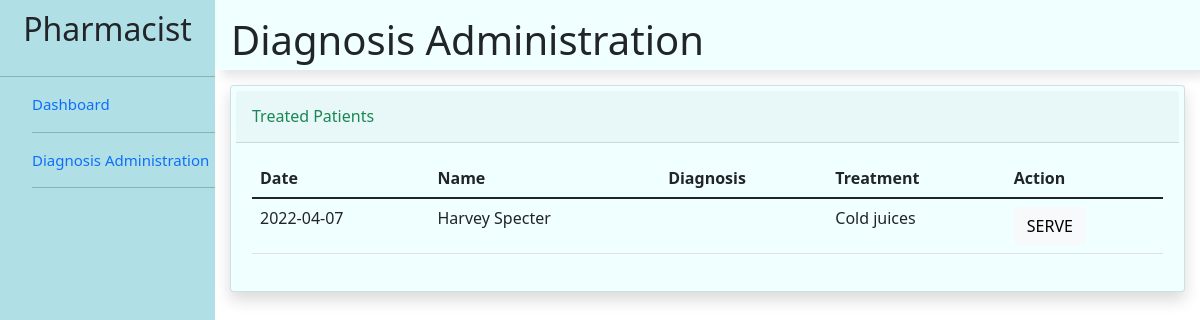
The page /pharmacist/diagnosis.php on the database its author committed.
### tables this page shows
CREATE TABLE `treatment` (
  `id` int(100) NOT NULL,
  `date` date NOT NULL,
  `fullname` varchar(100) NOT NULL,
  `diagnosis` varchar(300) NOT NULL,
  `treatment` varchar(300) NOT NULL
);

### pharmacist/diagnosis.php (the view, shortened to what this page needs)
<?php
include("connect.php");
$q = "SELECT * FROM treatment ORDER BY id DESC";
$result = $con->query($q);
?>
<html>
    <head>
        <link rel="stylesheet" href="css/bootstrap-5.1.3-dist/css/bootstrap.min.css">
        <link rel="stylesheet" href="css/doc.css">
    </head>
    <body>
    <div class="sidebar">
            <div class="sidebar-title">
                <h2>Pharmacist</h2>
            </div>
            <hr>
            <div class="sidebar-menu">
                <ul class="listItems">
                    <li>
                        <a href="dashboard.php">
                            Dashboard
                        </a>
                    </li>
                    <hr>
                    <li>
                        <a href="diagnosis.php">
                            Diagnosis Administration
                        </a>
                    </li>
                    <hr>
                </ul>
            </div>
        </div>
        <div class="main">
            <header>
                <h1>
                    Diagnosis Administration
                </h1>
            </header>
            <section class="home">
                <div class="card shadow mb-4">
                    <div class="card-header py-3">
                        <div class="row">
                            <div class="col">
                                <h6 class="m-0 font-weight-bold text-success">Treated Patients</h6>
                            </div>
                        </div>
                    </div>
                    <div class="card-body">
                        <div class="table-responsive">
                            <table class="table table-borderd" id="doctor_table" width="100%" cellspacing="0">
                                <thead>
                                    <tr>
                                        <th>Date</th>
                                        <th>Name</th>
                                        <th>Diagnosis</th>
                                        <th>Treatment</th>
                                        <th>Action</th>
                                    </tr>
                                </thead>
                                <?php
                                    while($rows=$result->fetch_assoc()){
                                ?>
                                <tr>
                                    <td><?php echo $rows['date'];?></td>
                                    <td><?php echo $rows['fullname'];?></td>
                                    <td><?php echo $rows['diagnosis'];?></td>
                                    <td><?php echo $rows['treatment'];?></td>
                                    <td>
                                        <button class="btn btn-light" id="btn" onclick="serve()">SERVE</button>
                                    </td>
                                </tr>
                                <?php
                                    }
                                ?>
                            </table>
                        </div>
                    </div>
                </div>
            </section>
        </div>
    </body>
</html>

### pharmacist/css/doc.css (style rules this page uses)
html { background-color: aliceblue; }
.sidebar { width: 215px; position: fixed; left: 0; top: 0; height: 100%; background-color: powderblue; }
.sidebar-title { height: 50px; text-align: center; }
.listItems { list-style: none; }
li { width: 100%; margin-bottom: 1rem; }
ul { list-style: none; }
a { text-decoration: none; cursor: pointer; display: block; font-size: 15; }
.main { margin-left: 215px; }
header { display: flex; justify-content: space-between; padding: 1rem; box-shadow: 7px 7px 10px rgba(0, 0, 0, 0.1); height: 70px; text-align: center; align-content: center; margin-bottom: 5px; background-color: azure; }
.sidebar-title h2 { text-align: center; align-content: center; margin-top: 10px; }
.home { margin-top: 15px; margin-left: 15px; margin-right: 15px; }
.card { padding: 5px; box-shadow: 7px 7px 10px rgba(0, 0, 0, 0.1); background-color: azure; }

### rows shown on the page
treatment: date "2022-04-07", fullname "Harvey Specter", treatment "Cold juices"
